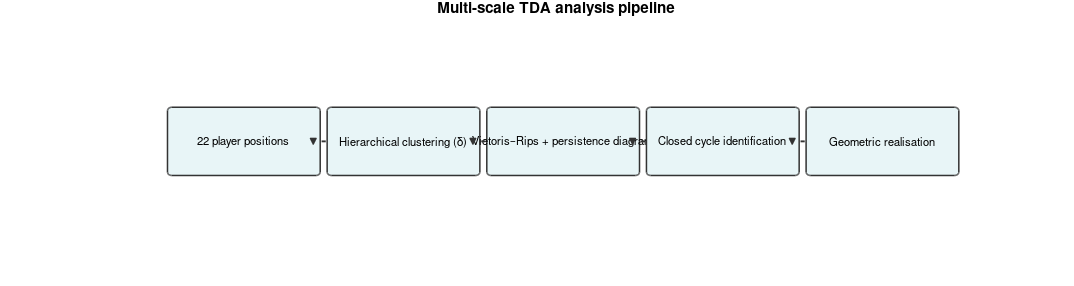
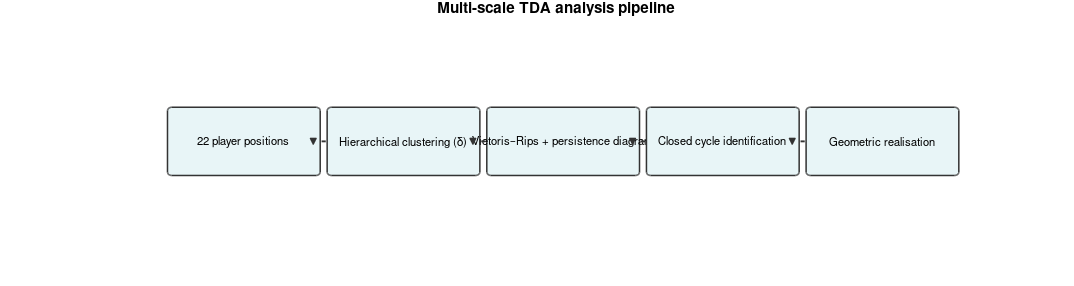

Source code (MATLAB) for these figures, in order:
%% Figure 1 — Multi-Scale TDA Pipeline Schematic
%  Flow diagram: player positions → clustering → VR + persistence diagram
%  → closed cycle identification → geometric realisation.
%
%  No external data required.
%  Usage: run fig1_pipeline_schematic from MATLAB
%  Note: Python fig1_pipeline_schematic.py generates the publication version.

function fig1_pipeline_schematic()

figDir = fileparts(mfilename('fullpath'));

%% Create figure
fig = figure('Units', 'centimeters', 'Position', [2 2 30 8], ...
             'Color', 'w', 'PaperPositionMode', 'auto');
ax = axes(fig);
hold(ax, 'on');
axis(ax, [0 12 0 4]);
axis(ax, 'off');

%% Box positions [x_centre, y_centre, width, height]
boxes = [
    1.5  2  2.2  1.2;
    3.8  2  2.2  1.2;
    6.1  2  2.2  1.2;
    8.4  2  2.2  1.2;
    10.7 2  2.2  1.2;
];

labels = {
    '22 player positions';
    'Hierarchical clustering (\delta)';
    'Vietoris–Rips + persistence diagram';
    'Closed cycle identification';
    'Geometric realisation';
};

boxCol = [0.91 0.96 0.97];
edgeCol = [0.2 0.2 0.2];

for k = 1:size(boxes, 1)
    xc = boxes(k, 1); yc = boxes(k, 2); w = boxes(k, 3); h = boxes(k, 4);
    rectangle(ax, 'Position', [xc - w/2, yc - h/2, w, h], ...
              'FaceColor', boxCol, 'EdgeColor', edgeCol, 'LineWidth', 1.2, ...
              'Curvature', 0.1);
    text(ax, xc, yc, labels{k}, 'HorizontalAlignment', 'center', ...
         'VerticalAlignment', 'middle', 'FontSize', 9);
end

%% Arrows
y = 2;
for k = 1:size(boxes, 1) - 1
    x1 = boxes(k, 1) + boxes(k, 3)/2 + 0.08;
    x2 = boxes(k+1, 1) - boxes(k+1, 3)/2 - 0.08;
    plot(ax, [x1 x2], [y y], '-', 'Color', edgeCol, 'LineWidth', 1.5);
    plot(ax, x2 - 0.12, y, 'v', 'Color', edgeCol, 'MarkerFaceColor', edgeCol, 'MarkerSize', 5);
end

title(ax, 'Multi-scale TDA analysis pipeline', 'FontSize', 12, 'FontWeight', 'bold');

%% Export
exportgraphics(fig, fullfile(figDir, 'fig1_pipeline_schematic.pdf'), ...
               'ContentType', 'vector', 'Resolution', 300);
exportgraphics(fig, fullfile(figDir, 'fig1_pipeline_schematic.png'), ...
               'Resolution', 300);
fprintf('Figure 1 (pipeline schematic) saved to %s\n', figDir);

end
